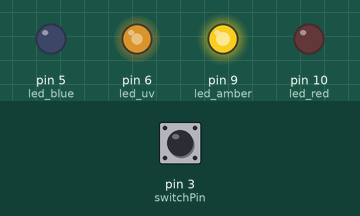
Bench run of a sketch on a simulated Arduino Uno, built with avr-gcc and run on an emulated ATmega328P. Parts: output pins drawn as LEDs (lit = HIGH). The test bench sets the inputs (shaded band); at power-on: pin 3 (switchPin) LOW.

Above: at 2.8 s.
2.9 s: pin 3 (switchPin) pulled HIGH for 1.2 s
At 3.4 s:
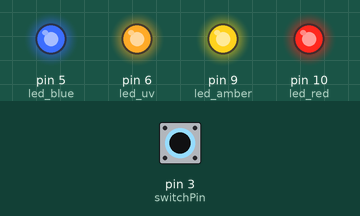
6.5 s: pin 3 (switchPin) pulled HIGH for 3.2 s
At 11.1 s:
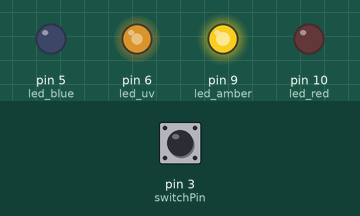
Timing chart, 0 to 12.6 s (numbered marks = the images above; inputs shaded):
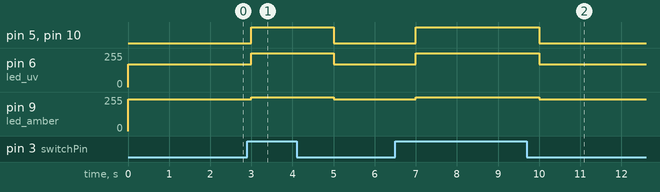

Measured:
- after the input at 2.9 s, pin 5 (led_blue), pin 10 (led_red): LOW → HIGH after 0.10 s, → LOW 2.0 s later; pin 6 (led_uv): 169/255 → 255/255 after 0.10 s, → 169/255 2.0 s later; pin 9 (led_amber): 240/255 → 255/255 after 0.10 s, → 240/255 2.0 s later
- after the input at 6.5 s, pin 5 (led_blue), pin 10 (led_red): LOW → HIGH after 0.50 s, → LOW 3.0 s later; pin 6 (led_uv): 169/255 → 255/255 after 0.50 s, → 169/255 3.0 s later; pin 9 (led_amber): 240/255 → 255/255 after 0.50 s, → 240/255 3.0 s later

The sketch:

Fade_4led_0020.ino
```cpp
/*
Putting to full power for spray paint measurement
*/

const int led_blue =  5;  // the PWM pin the LED is attached to
const int led_uv =    6;
const int led_red =   10;
const int led_amber = 9;

const int switchPin = 3;

void setup() {
  // Output
  pinMode(led_blue, OUTPUT);
  pinMode(led_uv, OUTPUT);
  pinMode(led_red, OUTPUT);
  pinMode(led_amber, OUTPUT);

  // Input
  pinMode(switchPin, INPUT);
  //Serial.begin(9600);

}

void loop() {

  int switchVal;
  switchVal = digitalRead(switchPin);

   if (switchVal == HIGH) {
    //Serial.println("Toggle: On");
    analogWrite(led_blue,   255);
    analogWrite(led_uv,     255);
    analogWrite(led_red,    255);
    analogWrite(led_amber,  255);
    (delay(1000));
  }

   if (switchVal == LOW) {
    //Serial.println("Toggle: Off");
    analogWrite(led_blue,   0);
    analogWrite(led_uv,     169);
    analogWrite(led_red,    0);
    analogWrite(led_amber,  240);
    (delay(1000));
  }
}
```
